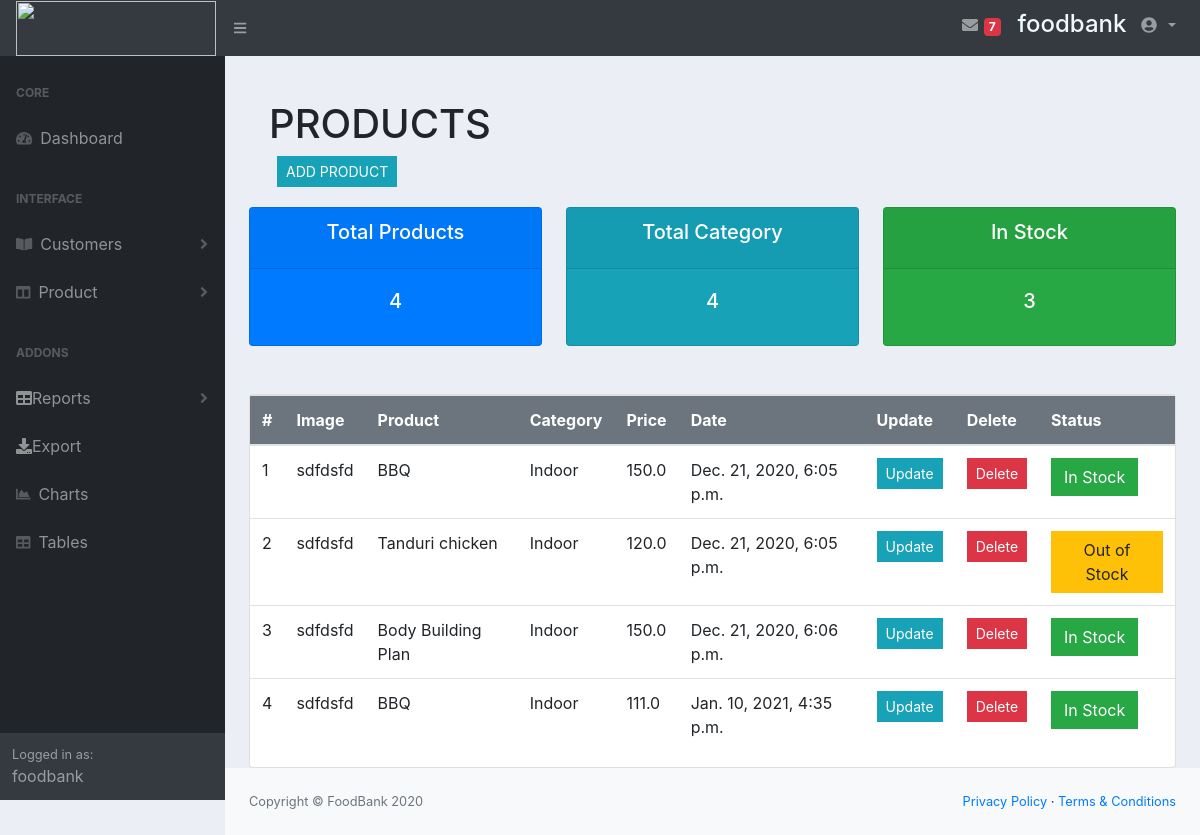
The app's page /product (signed in) with its own data.
### account/models.py (models this page shows, shortened)
class Product(models.Model):
	CATEGORY = (
			('Indoor', 'Indoor'),
			('Out Door', 'Out Door'),
			)
	STATUS = (
			('In Stock', 'In Stock'),
			('Out of Stock', 'Out of Stock'),
			)
	name = models.CharField(max_length=200, null=True)
	price = models.FloatField(null=True)
	category = models.CharField(max_length=200, null=True, choices=CATEGORY)
	status = models.CharField(max_length=200, null=True, choices=STATUS, default="In Stock")
	description = models.CharField(max_length=200, null=True)
	date_created = models.DateTimeField(auto_now_add=True, null=True)
	tags = models.ManyToManyField(Tag)

### account/views.py (the view)
# urls.py: path('product',views.product,name="product"),
@login_required(login_url='/login/')
def product(request):
	products = Product.objects.all()
	total_product=products.count()
	instock=products.filter(status='In Stock').count()
	return render(request, 'product.html', {'products':products,'total_product':total_product,'instock':instock})

### templates/product.html
{% extends 'index1.html' %}
{% block content %}
<br>
<div class="card-body">
	<h1>PRODUCTS</h1>
	<a class="btn btn-info  btn-sm mx-2" href="{% url 'add_product' %}">ADD PRODUCT</a>
</div>
<div class="row">
	<div class="col-md">
			<div class="row">
				<div class="col-xl-4 col-md-6">
					<div class="card bg-primary text-center text-white mb-4">
						<div class="card-header">
							<h5 class="card-title">Total Products</h5>
						</div>
						<div class="card-body">
							<h5 class="card-title">{{total_product}}</h5>
						</div>
					</div>
				</div>
				<div class="col-xl-4 col-md-6">
					<div class="card bg-info text-center text-white mb-4">
						<div class="card-header">
							<h5 class="card-title">Total Category</h5>
						</div>
						<div class="card-body">
							<h5 class="card-title">{{total_product}}</h5>
						</div>
					</div>
				</div>
				<div class="col-xl-4 col-md-6">
					<div class="card bg-success text-center text-white mb-4">
						<div class="card-header">
							<h5 class="card-title">In Stock</h5>
						</div>
						<div class="card-body">
							<h5 class="card-title">{{instock}}</h5>
						</div>
					</div>
				</div>
			</div>
        <br>
<div class="row">
    <div class="col-xl-12">
        <div class="card">
            <div class="card-body--">
                <div class="table-stats order-table ov-h">
                    <table class="table ">
                        <thead class="bg-secondary text-white">
                            <tr>
                                <th class="serial">#</th>
                                <th>Image</th>
                                <th>Product</th>
                                <th>Category</th>
                                <th>Price</th>
                                <th>Date</th>
                                <th>Update</th>
                                <th>Delete</th>
                                <th>Status</th>
                            </tr>
                        </thead>
                        <tbody>
                            {% if products %}
                            {% for product in products %}
                            <tr>
                                <td class="serial">{{ forloop.counter }}</td>
                                <td>sdfdsfd</td>
                                <td>{{ product.name }}</td>
                                <td>{{product.category}}</td>
                                <td>{{product.price}}</td>
								<td>{{ product.date_created }}</td>
                                <td><a class="btn btn-sm btn-info" href="{% url 'edit_product' product.id %}">Update</a></td>
				              	<td><a class="btn btn-sm btn-danger" href="">Delete</a></td>
                                <td>
                                    {% if product.status == 'In Stock' %}
                                        <a class="btn btn-success" href="">{{ product.status }}</a>
                                    {% else %}
                                        <a class="btn btn-warning" href="">{{ product.status }}</a>
                                    {% endif %}
                                </td>
                            </tr>
                            {% endfor %}
                            {% else %}
                                <tr><td>No Order Data</td></tr>
                            {% endif %}
                        </tbody>
                    </table>
                </div>
            </div>
        </div>
    </div>
</div>
</div>
</div>
{% endblock content %}

### templates/index1.html (shortened to what this page needs)
<!DOCTYPE html>
<html lang="en">
{% load static %}
    <head>
        <link href="{% static 'css/styles.css' %}" rel="stylesheet" />
        <link href="{% static 'css/main.css' %}" rel="stylesheet" />
        <link href="https://cdn.datatables.net/1.10.20/css/dataTables.bootstrap4.min.css" rel="stylesheet" />
    </head>
    <body class="sb-nav-fixed">
        <nav class="sb-topnav navbar navbar-expand navbar-dark bg-dark">
            <a class="navbar-brand" href="{% url 'home' %}">
                <img src="{% static 'images/foodbank.jpg' %}" height="55" width="200">
              </a>
            <button class="btn btn-link btn-sm order-1 order-lg-0" id="sidebarToggle" href="#"><i class="fas fa-bars"></i></button>
            <ul class="navbar-nav ml-auto">
                <li class="nav-item mx-1">
                  <a class="nav-link" href="#" id="messagesDropdown" role="button" aria-haspopup="true" aria-expanded="false">
                    <i class="fas fa-envelope fa-fw"></i>
                    <span class="badge badge-danger">7</span>
                  </a>
                </li>
                {% if user.is_authenticated %}
                <li>
                    <h4 class="text-center" style="color: aliceblue; padding: 5px;">{{user.username}} </h4>
                </li>
                {% endif %}
                <li class="nav-item dropdown no-arrow">
                  <a class="nav-link dropdown-toggle" href="#" id="userDropdown" role="button" data-toggle="dropdown" aria-haspopup="true" aria-expanded="false">
                    <i class="fas fa-user-circle fa-fw"></i>
                  </a>
                </li>
              </ul>
        </nav>
        <div id="layoutSidenav">
            <div id="layoutSidenav_nav">
                <nav class="sb-sidenav accordion sb-sidenav-dark" id="sidenavAccordion">
                    <div class="sb-sidenav-menu">
                        <div class="nav">
                            <div class="sb-sidenav-menu-heading">Core</div>
                            <a class="nav-link" href="{% url 'home' %}">
                                <div class="sb-nav-link-icon"><i class="fas fa-tachometer-alt"></i></div>
                                Dashboard
                            </a>
                            <div class="sb-sidenav-menu-heading">Interface</div>
                            <a class="nav-link collapsed" href="#" data-toggle="collapse" data-target="#collapsePages" aria-expanded="false" aria-controls="collapsePages">
                                <div class="sb-nav-link-icon"><i class="fas fa-book-open"></i></div>
                                Customers
                                <div class="sb-sidenav-collapse-arrow"><i class="fas fa-angle-down"></i></div>
                            </a>
                            <a class="nav-link collapsed" href="#" data-toggle="collapse" data-target="#collapseLayouts" aria-expanded="false" aria-controls="collapseLayouts">
                                <div class="sb-nav-link-icon"><i class="fas fa-columns"></i></div>
                                Product
                                <div class="sb-sidenav-collapse-arrow"><i class="fas fa-angle-down"></i></div>
                            </a>
                            <div class="sb-sidenav-menu-heading">Addons</div>
                          {% if user.username == 'foodbank' %}
                            <ul class="nav flex-column flex-nowrap overflow-hidden">
                                <li class="nav-item">
                                    <a class="nav-link collapsed text-truncate" href="#submenu1" data-toggle="collapse" data-target="#submenu1"><i class="fa fa-table"></i> <span class="d-none d-sm-inline">Reports</span><div class="sb-sidenav-collapse-arrow"><i class="fas fa-angle-down"></i></div></a>
                                </li>
                                <li class="nav-item"><a class="nav-link text-truncate" href="#"><i class="fa fa-download"></i> <span class="d-none d-sm-inline">Export</span></a></li>
                            </ul>
                          {% endif %}
                            <a class="nav-link" href="charts.html">
                                <div class="sb-nav-link-icon"><i class="fas fa-chart-area"></i></div>
                                Charts
                            </a>
                            <a class="nav-link" href="tables.html">
                                <div class="sb-nav-link-icon"><i class="fas fa-table"></i></div>
                                Tables
                            </a>
                        </div>
                    </div>
                    <div class="sb-sidenav-footer">
                        <div class="small">Logged in as:</div>
                        {{user.username}}
                    </div>
                </nav>
            </div>
            <div id="layoutSidenav_content">
                <main>
                    <div class="container-fluid">
                        {% block content %}
                        {% endblock %}
                    </div>
                </main>
                <footer class="py-4 bg-light mt-auto">
                    <div class="container-fluid">
                        <div class="d-flex align-items-center justify-content-between small">
                            <div class="text-muted">Copyright &copy; FoodBank 2020</div>
                            <div>
                                <a href="#">Privacy Policy</a>
                                &middot;
                                <a href="#">Terms &amp; Conditions</a>
                            </div>
                        </div>
                    </div>
                </footer>
            </div>
        </div>
    </body>
</html>

### static/css/main.css (style rules this page uses)
body { background-color: #ebeff5; }
.btn { border-radius: 0; }

### records on screen
Product: name "BBQ", category "Indoor", price "150.0", date_created "Dec. 21, 2020, 6:05 p.m.", status "In Stock"
Product: name "Tanduri chicken", category "Indoor", price "120.0", date_created "Dec. 21, 2020, 6:05 p.m.", status "Out of Stock"
Product: name "Body Building Plan", category "Indoor", price "150.0", date_created "Dec. 21, 2020, 6:06 p.m.", status "In Stock"
Product: name "BBQ", category "Indoor", price "111.0", date_created "Jan. 10, 2021, 4:35 p.m.", status "In Stock"

### other values on screen
{{ user.username }} "foodbank"
{{ total_product }} "4"
{{ instock }} "3"
